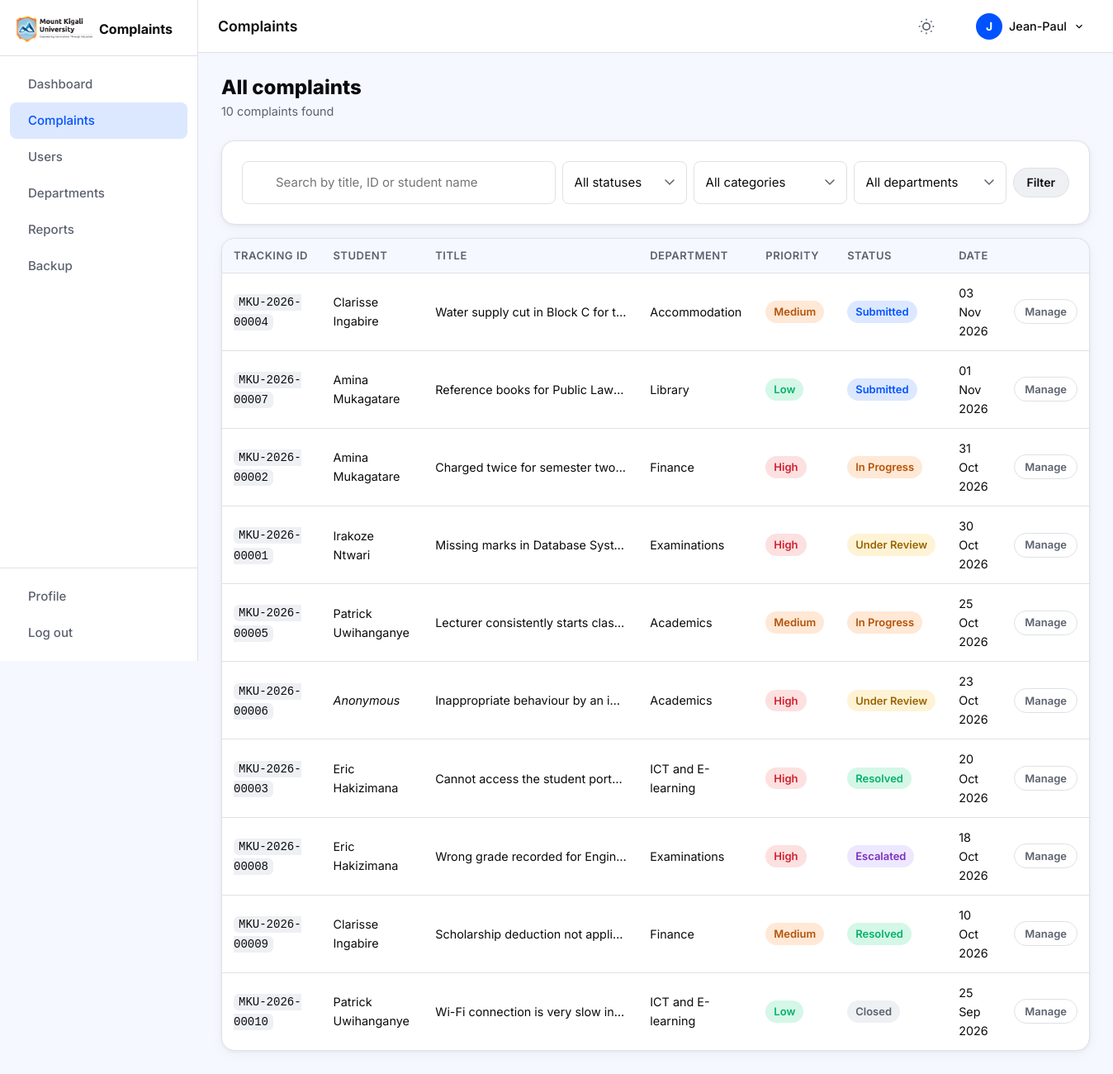
/admin/complaints.php (signed in), run on the app's committed database.
### tables this page shows
CREATE TABLE `complaints` (
    `id`            INT UNSIGNED NOT NULL AUTO_INCREMENT,
    `tracking_id`   VARCHAR(20)  NOT NULL,
    `student_id`    INT UNSIGNED NOT NULL,
    `is_anonymous`  TINYINT(1)   NOT NULL DEFAULT 0,
    `category`      ENUM(
                        'Academic',
                        'Fees and Finance',
                        'Exams and Results',
                        'Accommodation',
                        'ICT and E-learning',
                        'Library',
                        'Staff Conduct',
                        'Other'
                    ) NOT NULL,
    `title`         VARCHAR(200) NOT NULL,
    `description`   TEXT NOT NULL,
    `priority`      ENUM('Low','Medium','High') NOT NULL DEFAULT 'Low',
    `department_id` INT UNSIGNED DEFAULT NULL,
    `assigned_to`   INT UNSIGNED DEFAULT NULL,
    `status`        ENUM(
                        'Submitted',
                        'Under Review',
                        'In Progress',
                        'Resolved',
                        'Closed',
                        'Rejected',
                        'Escalated'
                    ) NOT NULL DEFAULT 'Submitted',
    `rating`        TINYINT UNSIGNED DEFAULT NULL COMMENT '1-5 student satisfaction after resolution',
    `created_at`    DATETIME NOT NULL DEFAULT CURRENT_TIMESTAMP,
    `updated_at`    DATETIME NOT NULL DEFAULT CURRENT_TIMESTAMP ON UPDATE CURRENT_TIMESTAMP,
    PRIMARY KEY (`id`),
    UNIQUE KEY `uq_tracking_id` (`tracking_id`),
    KEY `idx_student_id`        (`student_id`),
    KEY `idx_status`            (`status`),
    KEY `idx_department_id`     (`department_id`),
    KEY `idx_assigned_to`       (`assigned_to`),
    KEY `idx_created_at`        (`created_at`),
    CONSTRAINT `fk_complaints_student`
        FOREIGN KEY (`student_id`) REFERENCES `users` (`id`)
        ON DELETE CASCADE ON UPDATE CASCADE,
    CONSTRAINT `fk_complaints_department`
        FOREIGN KEY (`department_id`) REFERENCES `departments` (`id`)
        ON DELETE SET NULL ON UPDATE CASCADE,
    CONSTRAINT `fk_complaints_assigned`
        FOREIGN KEY (`assigned_to`) REFERENCES `users` (`id`)
        ON DELETE SET NULL ON UPDATE CASCADE
);

CREATE TABLE `users` (
    `id`              INT UNSIGNED NOT NULL AUTO_INCREMENT,
    `reg_number`      VARCHAR(20)  DEFAULT NULL,
    `full_name`       VARCHAR(100) NOT NULL,
    `email`           VARCHAR(150) NOT NULL,
    `phone`           VARCHAR(20)  DEFAULT NULL,
    `faculty`         VARCHAR(100) DEFAULT NULL,
    `role`            ENUM('student','staff','admin') NOT NULL DEFAULT 'student',
    `department_id`   INT UNSIGNED DEFAULT NULL,
    `password_hash`   VARCHAR(255) NOT NULL,
    `failed_attempts` TINYINT UNSIGNED NOT NULL DEFAULT 0,
    `locked_until`    DATETIME DEFAULT NULL,
    `is_active`       TINYINT(1) NOT NULL DEFAULT 1,
    `created_at`      DATETIME NOT NULL DEFAULT CURRENT_TIMESTAMP,
    PRIMARY KEY (`id`),
    UNIQUE KEY `uq_email`      (`email`),
    UNIQUE KEY `uq_reg_number` (`reg_number`),
    KEY `idx_role`             (`role`),
    KEY `idx_department_id`    (`department_id`),
    CONSTRAINT `fk_users_department`
        FOREIGN KEY (`department_id`) REFERENCES `departments` (`id`)
        ON DELETE SET NULL ON UPDATE CASCADE
);

CREATE TABLE `departments` (
    `id`         INT UNSIGNED NOT NULL AUTO_INCREMENT,
    `name`       VARCHAR(100) NOT NULL,
    `email`      VARCHAR(150) DEFAULT NULL,
    PRIMARY KEY (`id`)
);

### includes/functions.php (called while the page is built, shortened)
<?php
function e(string $value): string {
    return htmlspecialchars($value, ENT_QUOTES | ENT_SUBSTITUTE, 'UTF-8');
}
function status_badge_class(string $status): string {
    return match ($status) {
        'Submitted'    => 'blue',
        'Under Review' => 'yellow',
        'In Progress'  => 'orange',
        'Resolved'     => 'green',
        'Closed'       => 'grey',
        'Rejected'     => 'red',
        'Escalated'    => 'purple',
        default        => 'grey',
    };
}
function priority_badge_class(string $priority): string {
    return match ($priority) {
        'High'   => 'red',
        'Medium' => 'orange',
        'Low'    => 'green',
        default  => 'grey',
    };
}

### includes/auth.php (called while the page is built, shortened)
<?php
function get_logged_in_user(): array {
    return [
        'id'            => $_SESSION['user_id']   ?? 0,
        'full_name'     => $_SESSION['user_name']  ?? '',
        'email'         => $_SESSION['user_email'] ?? '',
        'role'          => $_SESSION['user_role']  ?? '',
        'department_id' => $_SESSION['dept_id']    ?? null,
    ];
}

### admin/complaints.php (the view, shortened to what this page needs)
<?php
require_once dirname(__DIR__) . '/includes/auth.php';
require_once dirname(__DIR__) . '/includes/functions.php';
$pdo  = get_db();
        ?>
        <?php
$search    = trim($_GET['search']    ?? '');
$page_num  = max(1, (int)($_GET['page'] ?? 1));
$per_page  = 15;
$where  = ['1=1'];
$params = [];
$where_sql = 'WHERE ' . implode(' AND ', $where);
$count_stmt = $pdo->prepare(
    "SELECT COUNT(*) FROM complaints c JOIN users u ON u.id = c.student_id {$where_sql}"
);
$count_stmt->execute($params);
$total = (int) $count_stmt->fetchColumn();
$pag   = paginate($total, $per_page, $page_num);
$list_stmt = $pdo->prepare(
    "SELECT c.id, c.tracking_id, c.title, c.category, c.status, c.priority,
            c.is_anonymous, c.created_at,
            u.full_name AS student_name,
            d.name AS dept_name
     FROM complaints c
     JOIN users u ON u.id = c.student_id
     LEFT JOIN departments d ON d.id = c.department_id
     {$where_sql}
     ORDER BY c.created_at DESC LIMIT ? OFFSET ?"
);
$p2 = $params;
$p2[] = $per_page;
$p2[] = $pag['offset'];
$list_stmt->execute($p2);
$complaints = $list_stmt->fetchAll();
$page_title = 'Complaints';
$active_nav = 'complaints';
include dirname(__DIR__) . '/includes/header.php';
?>
<div class="page-header">
  <div>
    <h2 class="page-title">All complaints</h2>
    <p class="page-subtitle"><?= $total ?> complaint<?= $total !== 1 ? 's' : '' ?> found</p>
  </div>
</div>
<div class="filters-bar card">
  <form method="GET" action="" class="filters-bar__form filters-bar__form--wrap">
    <div class="filters-bar__search">
      <input type="text" name="search" class="form-input filters-bar__input"
             placeholder="Search by title, ID or student name"
             value="<?= e($search) ?>" aria-label="Search">
    </div>
    <select name="status"   class="form-input form-select filters-bar__select" aria-label="Status">
      <option value="">All statuses</option>
    </select>
    <select name="category" class="form-input form-select filters-bar__select" aria-label="Category">
      <option value="">All categories</option>
    </select>
    <select name="dept" class="form-input form-select filters-bar__select" aria-label="Department">
      <option value="">All departments</option>
    </select>
    <button type="submit" class="btn btn--secondary btn--sm"><?= icon('filter') ?> Filter</button>
  </form>
</div>
<?php if (empty($complaints)): ?>
  <div class="empty-state card"><?= icon('file-text') ?><h4>No complaints found</h4></div>
<?php else: ?>
  <div class="card table-card">
    <div class="table-wrap">
      <table class="table">
        <thead>
          <tr>
            <th>Tracking ID</th><th>Student</th><th>Title</th>
            <th>Department</th><th>Priority</th><th>Status</th><th>Date</th><th><span class="sr-only">Action</span></th>
          </tr>
        </thead>
        <tbody>
          <?php foreach ($complaints as $c): ?>
          <tr>
            <td><code class="tracking-id"><?= e($c['tracking_id']) ?></code></td>
            <td><?= $c['is_anonymous'] ? '<em>Anonymous</em>' : e($c['student_name']) ?></td>
            <td class="table__title"><?= e($c['title']) ?></td>
            <td><?= $c['dept_name'] ? e($c['dept_name']) : '<em>Unassigned</em>' ?></td>
            <td><span class="badge badge--<?= priority_badge_class($c['priority']) ?>"><?= e($c['priority']) ?></span></td>
            <td><span class="badge badge--<?= status_badge_class($c['status']) ?>"><?= e($c['status']) ?></span></td>
            <td><?= date('d M Y', strtotime($c['created_at'])) ?></td>
            <td><a href="?id=<?= (int)$c['id'] ?>" class="btn btn--ghost btn--xs">Manage</a></td>
          </tr>
          <?php endforeach; ?>
        </tbody>
      </table>
    </div>
  </div>
<?php endif; ?>
<?php include dirname(__DIR__) . '/includes/footer.php'; ?>

### includes/header.php (shortened to what this page needs)
<?php
require_once dirname(__DIR__) . '/includes/auth.php';
require_once dirname(__DIR__) . '/includes/functions.php';
$page_title  = $page_title  ?? APP_NAME;
$active_nav  = $active_nav  ?? '';
$body_class  = $body_class  ?? '';
$is_public = !isset($_SESSION['user_id']);
$current_user = $is_public ? null : get_logged_in_user();
$role = $current_user['role'] ?? '';
$base = match($role) {
    'student' => APP_URL . '/student',
    'staff'   => APP_URL . '/staff',
    'admin'   => APP_URL . '/admin',
    default   => APP_URL,
};
$nav_items = [];
if ($role === 'student') {
    $nav_items = [
        ['key' => 'dashboard',  'label' => 'Dashboard',       'href' => $base . '/dashboard.php',        'icon' => 'home'],
        ['key' => 'submit',     'label' => 'Submit Complaint', 'href' => $base . '/submit-complaint.php', 'icon' => 'plus-circle'],
        ['key' => 'complaints', 'label' => 'My Complaints',    'href' => $base . '/my-complaints.php',    'icon' => 'file-text'],
        ['key' => 'feedback',   'label' => 'Give Feedback',    'href' => $base . '/feedback.php',         'icon' => 'star'],
    ];
} elseif ($role === 'admin') {
    $nav_items = [
        ['key' => 'dashboard',   'label' => 'Dashboard',    'href' => $base . '/dashboard.php',   'icon' => 'home'],
        ['key' => 'complaints',  'label' => 'Complaints',   'href' => $base . '/complaints.php',  'icon' => 'file-text'],
        ['key' => 'users',       'label' => 'Users',        'href' => $base . '/users.php',       'icon' => 'users'],
        ['key' => 'departments', 'label' => 'Departments',  'href' => $base . '/departments.php', 'icon' => 'grid'],
        ['key' => 'reports',     'label' => 'Reports',      'href' => $base . '/reports.php',     'icon' => 'bar-chart'],
        ['key' => 'backup',      'label' => 'Backup',       'href' => $base . '/backup.php',      'icon' => 'database'],
    ];
}
?>
<!DOCTYPE html>
<html lang="en">
<head>
  <link rel="stylesheet" href="<?= APP_URL ?>/assets/css/style.css">
</head>
<body class="<?= e($body_class) ?>" data-role="<?= e($role) ?>">
<?php if ($is_public): ?>
  <!-- ========================================================
       PUBLIC TOP NAV
  ========================================================= -->
  <header class="public-nav" id="public-nav">
    <div class="public-nav__inner container">
      <a href="<?= APP_URL ?>/" class="public-nav__logo" aria-label="MKU Complaints home">
        <img class="public-nav__logo-image" src="<?= APP_URL ?>/assets/images/MKUR-logo.png" alt="Mount Kigali University">
        <span class="public-nav__logo-label">Complaints &amp; Feedback</span>
      </a>
      <nav class="public-nav__links" aria-label="Main navigation">
        <a href="<?= APP_URL ?>/#how-it-works">How it works</a>
        <a href="<?= APP_URL ?>/#features">Features</a>
      </nav>
      <div class="public-nav__actions">
        <a href="<?= APP_URL ?>/login.php" class="btn btn--ghost btn--sm">Log in</a>
        <a href="<?= APP_URL ?>/register.php" class="btn btn--primary btn--sm">Get started</a>
      </div>
      <button class="hamburger" id="public-hamburger" aria-label="Toggle menu" aria-expanded="false">
        <span></span><span></span><span></span>
      </button>
    </div>
  </header>
<?php else: ?>
  <div class="app-layout" id="app-layout">
    <aside class="sidebar" id="sidebar" role="navigation" aria-label="Main navigation">
      <div class="sidebar__header">
        <a href="<?= $base ?>/dashboard.php" class="sidebar__logo" aria-label="Dashboard">
          <img class="sidebar__logo-image" src="<?= APP_URL ?>/assets/images/MKUR-logo.png" alt="Mount Kigali University">
          <span class="logo-text sidebar__logo-text">Complaints</span>
        </a>
      </div>
      <nav class="sidebar__nav" aria-label="App navigation">
        <?php foreach ($nav_items as $item): ?>
          <a href="<?= e($item['href']) ?>"
             class="sidebar__link <?= $active_nav === $item['key'] ? 'sidebar__link--active' : '' ?>"
             aria-current="<?= $active_nav === $item['key'] ? 'page' : 'false' ?>">
            <span class="sidebar__label"><?= e($item['label']) ?></span>
          </a>
        <?php endforeach; ?>
      </nav>
      <div class="sidebar__footer">
        <a href="<?= $base ?>/profile.php" class="sidebar__link <?= $active_nav === 'profile' ? 'sidebar__link--active' : '' ?>">
          <span class="sidebar__label">Profile</span>
        </a>
        <a href="<?= APP_URL ?>/logout.php" class="sidebar__link sidebar__link--logout">
          <span class="sidebar__label">Log out</span>
        </a>
      </div>
    </aside>
    <div class="app-main">
      <header class="topbar" role="banner">
        <div class="topbar__title">
          <h1><?= e($page_title) ?></h1>
        </div>
        <div class="topbar__actions">
          <button class="topbar__icon-btn" id="dark-toggle" aria-label="Toggle dark mode" title="Toggle dark mode">
          </button>
          <div class="notifications-wrap" id="notifications-wrap">
            <button class="topbar__icon-btn topbar__bell" id="notifications-btn"
                    aria-label="Notifications" aria-haspopup="true" aria-expanded="false">
            </button>
          </div>
          <div class="avatar-wrap" id="avatar-wrap">
            <button class="avatar-btn" id="avatar-btn"
                    aria-haspopup="true" aria-expanded="false"
                    aria-label="Account menu">
              <span class="avatar-initials" aria-hidden="true">
                <?= e(strtoupper(substr($current_user['full_name'], 0, 1))) ?>
              </span>
              <span class="avatar-name"><?= e(explode(' ', $current_user['full_name'])[0]) ?></span>
              <svg width="14" height="14" viewBox="0 0 24 24" fill="none" stroke="currentColor" stroke-width="2"><polyline points="6 9 12 15 18 9"/></svg>
            </button>
          </div>
        </div>
      </header>
      <main class="app-content" id="main-content">
<?php endif;  ?>

### includes/footer.php (shortened to what this page needs)
<?php
$is_public   = $is_public   ?? !isset($_SESSION['user_id']);
?>
<?php if ($is_public): ?>
  <footer class="public-footer">
    <div class="container">
      <div class="public-footer__inner">
        <div class="public-footer__brand">
          <a href="<?= APP_URL ?>/" class="public-footer__logo" aria-label="Mount Kigali University home">
            <img src="<?= APP_URL ?>/assets/images/MKUR-logo.png" alt="Mount Kigali University">
          </a>
          <p>A fair, transparent way to raise concerns and help improve the university experience.</p>
        </div>
        <nav class="public-footer__links" aria-label="Footer navigation">
          <h2 class="public-footer__heading">Explore</h2>
          <a href="<?= APP_URL ?>/#how-it-works">How it works</a>
          <a href="<?= APP_URL ?>/login.php">Log in</a>
          <a href="<?= APP_URL ?>/register.php">Create an account</a>
        </nav>
        <div class="public-footer__contact">
          <h2 class="public-footer__heading">Contact</h2>
          <a href="mailto:complaints@mku.ac.rw">complaints@mku.ac.rw</a>
          <span>Kigali, Rwanda</span>
        </div>
      </div>
      <div class="public-footer__bottom">
        <p class="public-footer__copy">&copy; <?= date('Y') ?> Mount Kigali University. All rights reserved.</p>
      </div>
    </div>
  </footer>
<?php else: ?>
      </main>
    </div>
  </div>
<?php endif; ?>
</body>
</html>

### data on the page
complaints: tracking "MKU-2026-00004", student.full_name "Clarisse Ingabire", title "Water supply cut in Block C for t…", department.name "Accommodation", priority "Medium", status "Submitted", created_at "03 Nov 2026"
complaints: tracking "MKU-2026-00007", student.full_name "Amina Mukagatare", title "Reference books for Public Law…", department.name "Library", priority "Low", status "Submitted", created_at "01 Nov 2026"
complaints: tracking "MKU-2026-00002", student.full_name "Amina Mukagatare", title "Charged twice for semester two…", department.name "Finance", priority "High", status "In Progress", created_at "31 Oct 2026"
complaints: tracking "MKU-2026-00001", student.full_name "Irakoze Ntwari", title "Missing marks in Database Syst…", department.name "Examinations", priority "High", status "Under Review", created_at "30 Oct 2026"
complaints: tracking "MKU-2026-00005", student.full_name "Patrick Uwihanganye", title "Lecturer consistently starts clas…", department.name "Academics", priority "Medium", status "In Progress", created_at "25 Oct 2026"
complaints: tracking "MKU-2026-00006", is_anonymous "Anonymous", title "Inappropriate behaviour by an i…", department.name "Academics", priority "High", status "Under Review", created_at "23 Oct 2026"
complaints: tracking "MKU-2026-00003", student.full_name "Eric Hakizimana", title "Cannot access the student port…", department.name "ICT and E-learning", priority "High", status "Resolved", created_at "20 Oct 2026"
complaints: tracking "MKU-2026-00008", student.full_name "Eric Hakizimana", title "Wrong grade recorded for Engin…", department.name "Examinations", priority "High", status "Escalated", created_at "18 Oct 2026"
complaints: tracking "MKU-2026-00009", student.full_name "Clarisse Ingabire", title "Scholarship deduction not appli…", department.name "Finance", priority "Medium", status "Resolved", created_at "10 Oct 2026"
complaints: tracking "MKU-2026-00010", student.full_name "Patrick Uwihanganye", title "Wi-Fi connection is very slow in…", department.name "ICT and E-learning", priority "Low", status "Closed", created_at "25 Sep 2026"

### other printed values
$item['label'] "Dashboard"
$item['label'] "Complaints"
$item['label'] "Users"
$item['label'] "Departments"
$item['label'] "Reports"
$item['label'] "Backup"
$page_title "Complaints"
substr($current_user['full_name'], 0, 1) "J"
explode(' ', $current_user['full_name'])[0] "Jean-Paul"
$total "10"
